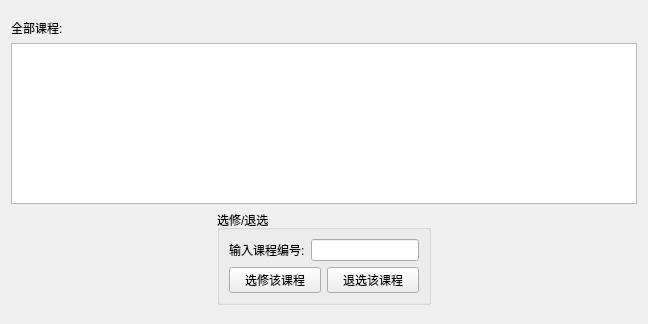
<?xml version="1.0" encoding="UTF-8"?>
<ui version="4.0">
 <class>student_course</class>
 <widget class="QWidget" name="student_course">
  <property name="geometry">
   <rect>
    <x>0</x>
    <y>0</y>
    <width>648</width>
    <height>324</height>
   </rect>
  </property>
  <property name="windowTitle">
   <string>Form</string>
  </property>
  <layout class="QVBoxLayout" name="verticalLayout_3">
   <item>
    <spacer name="verticalSpacer">
     <property name="orientation">
      <enum>Qt::Vertical</enum>
     </property>
     <property name="sizeHint" stdset="0">
      <size>
       <width>20</width>
       <height>40</height>
      </size>
     </property>
    </spacer>
   </item>
   <item>
    <widget class="QLabel" name="label_2">
     <property name="text">
      <string>全部课程:</string>
     </property>
    </widget>
   </item>
   <item>
    <layout class="QVBoxLayout" name="verticalLayout_2">
     <item>
      <widget class="QTableWidget" name="tableWidget"/>
     </item>
     <item>
      <layout class="QHBoxLayout" name="horizontalLayout_4">
       <item>
        <spacer name="horizontalSpacer_3">
         <property name="orientation">
          <enum>Qt::Horizontal</enum>
         </property>
         <property name="sizeHint" stdset="0">
          <size>
           <width>40</width>
           <height>20</height>
          </size>
         </property>
        </spacer>
       </item>
       <item>
        <widget class="QGroupBox" name="groupBox">
         <property name="title">
          <string>选修/退选</string>
         </property>
         <layout class="QHBoxLayout" name="horizontalLayout_3">
          <item>
           <layout class="QVBoxLayout" name="verticalLayout">
            <item>
             <layout class="QHBoxLayout" name="horizontalLayout">
              <item>
               <widget class="QLabel" name="label">
                <property name="text">
                 <string>输入课程编号:</string>
                </property>
               </widget>
              </item>
              <item>
               <widget class="QLineEdit" name="lineEdit"/>
              </item>
             </layout>
            </item>
            <item>
             <layout class="QHBoxLayout" name="horizontalLayout_2">
              <item>
               <widget class="QPushButton" name="selectBtn">
                <property name="text">
                 <string>选修该课程</string>
                </property>
               </widget>
              </item>
              <item>
               <widget class="QPushButton" name="outBtn">
                <property name="text">
                 <string>退选该课程</string>
                </property>
               </widget>
              </item>
             </layout>
            </item>
           </layout>
          </item>
         </layout>
        </widget>
       </item>
       <item>
        <spacer name="horizontalSpacer">
         <property name="orientation">
          <enum>Qt::Horizontal</enum>
         </property>
         <property name="sizeHint" stdset="0">
          <size>
           <width>40</width>
           <height>20</height>
          </size>
         </property>
        </spacer>
       </item>
      </layout>
     </item>
    </layout>
   </item>
   <item>
    <spacer name="verticalSpacer_2">
     <property name="orientation">
      <enum>Qt::Vertical</enum>
     </property>
     <property name="sizeHint" stdset="0">
      <size>
       <width>20</width>
       <height>40</height>
      </size>
     </property>
    </spacer>
   </item>
  </layout>
 </widget>
 <resources/>
 <connections/>
</ui>
